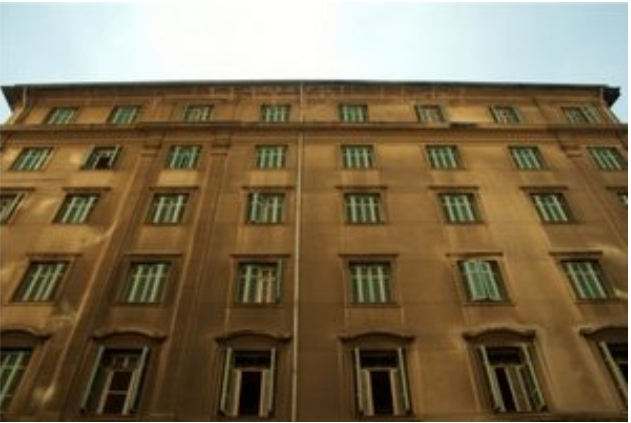
//> input picture images/pic1.jpg, 631 x 423 px
$ ./main   (built with g++ and OpenCV 4)
//> lines starting //> are read from the running program, lines starting //| are printed output that depends on the picture
//http://docs.opencv.org/doc/tutorials/imgproc/imgtrans/hough_lines/hough_lines.html
//http://opencvexamples.blogspot.com/2013/10/line-detection-by-hough-line-transform.html#.VEjGgDbn8kk

#include "opencv2/highgui/highgui.hpp"
#include "opencv2/imgproc/imgproc.hpp"

#include <iostream>

using namespace cv;
using namespace std;

int main(int argc, char** argv)
{
	const char* filename = argc >= 2 ? argv[1] : "../images/pic1.jpg";

	Mat src = imread(filename, 0);
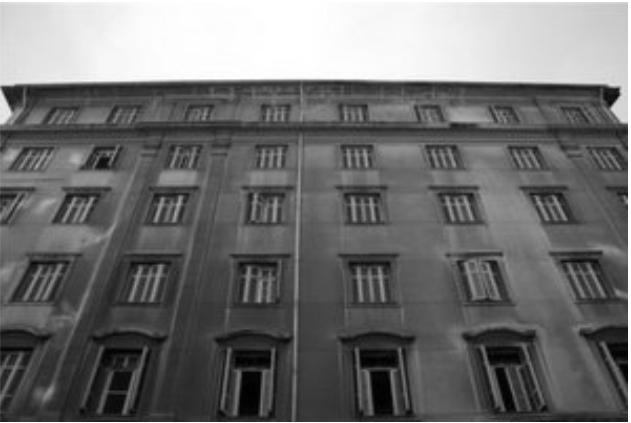
//> src: 423 rows x 631 cols, CV_8UC1; min 0, max 255, mean 111
	if (src.empty())
	{
		cout << "can not open " << filename << endl;
		return -1;
	}

	Mat dst, cdst;
	Canny(src, dst, 50, 200, 3);
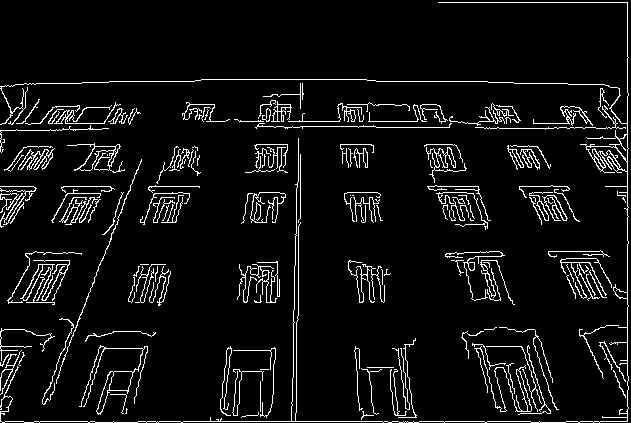
//> dst: 423 rows x 631 cols, CV_8UC1; 6.4% white in thin lines or dots
	cvtColor(dst, cdst, CV_GRAY2BGR);
//> cdst: 423 rows x 631 cols, CV_8UC3; 6.4% white in thin lines or dots

#if 0
	vector<Vec2f> lines;
	HoughLines(dst, lines, 1, CV_PI / 180, 100, 0, 0);

	for (size_t i = 0; i < lines.size(); i++)
	{

		float rho = lines[i][0], theta = lines[i][1];
		Point pt1, pt2;
		double a = cos(theta), b = sin(theta);
		double x0 = a*rho, y0 = b*rho;
		pt1.x = cvRound(x0 + 1000 * (-b));
		pt1.y = cvRound(y0 + 1000 * (a));
		pt2.x = cvRound(x0 - 1000 * (-b));
		pt2.y = cvRound(y0 - 1000 * (a));
		line(cdst, pt1, pt2, Scalar(0, 0, 255), 3, CV_AA);
	}
#else
	vector<Vec4i> lines;
	HoughLinesP(dst, lines, 1, CV_PI / 180, 50, 50, 10);
//> lines = 44 lines (x1, y1, x2, y2), first 8: [138, 421, 539, 421], [627, 421, 627, 2], [376, 81, 487, 81], [239, 121, 426, 121], [438, 2, 626, 2], [48, 399, 140, 161], [427, 186, 478, 186], [271, 79, 327, 79]
	for (size_t i = 0; i < lines.size(); i++)
	{
		Vec4i l = lines[i];
		line(cdst, Point(l[0], l[1]), Point(l[2], l[3]), Scalar(0, 0, 255), 3, CV_AA);
	}
//> this loop made 44 passes
//> l on passes 1 to 12: [138, 421, 539, 421], [627, 421, 627, 2], [376, 81, 487, 81], [239, 121, 426, 121], [438, 2, 626, 2], [48, 399, 140, 161], [427, 186, 478, 186], [271, 79, 327, 79], [298, 319, 298, 220], [2, 123, 130, 123], [55, 106, 136, 109], [376, 127, 449, 127]
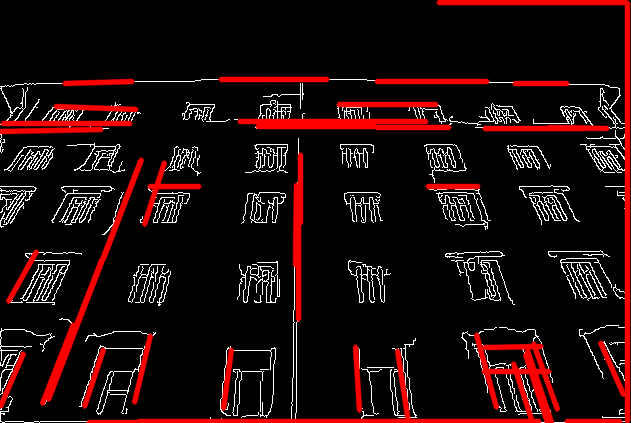
//> cdst: 423 rows x 631 cols, CV_8UC3; mean B, G, R 12, 12, 32.3
#endif
	imshow("source", src);
	imshow("detected lines", cdst);

	waitKey();

	return 0;
}
